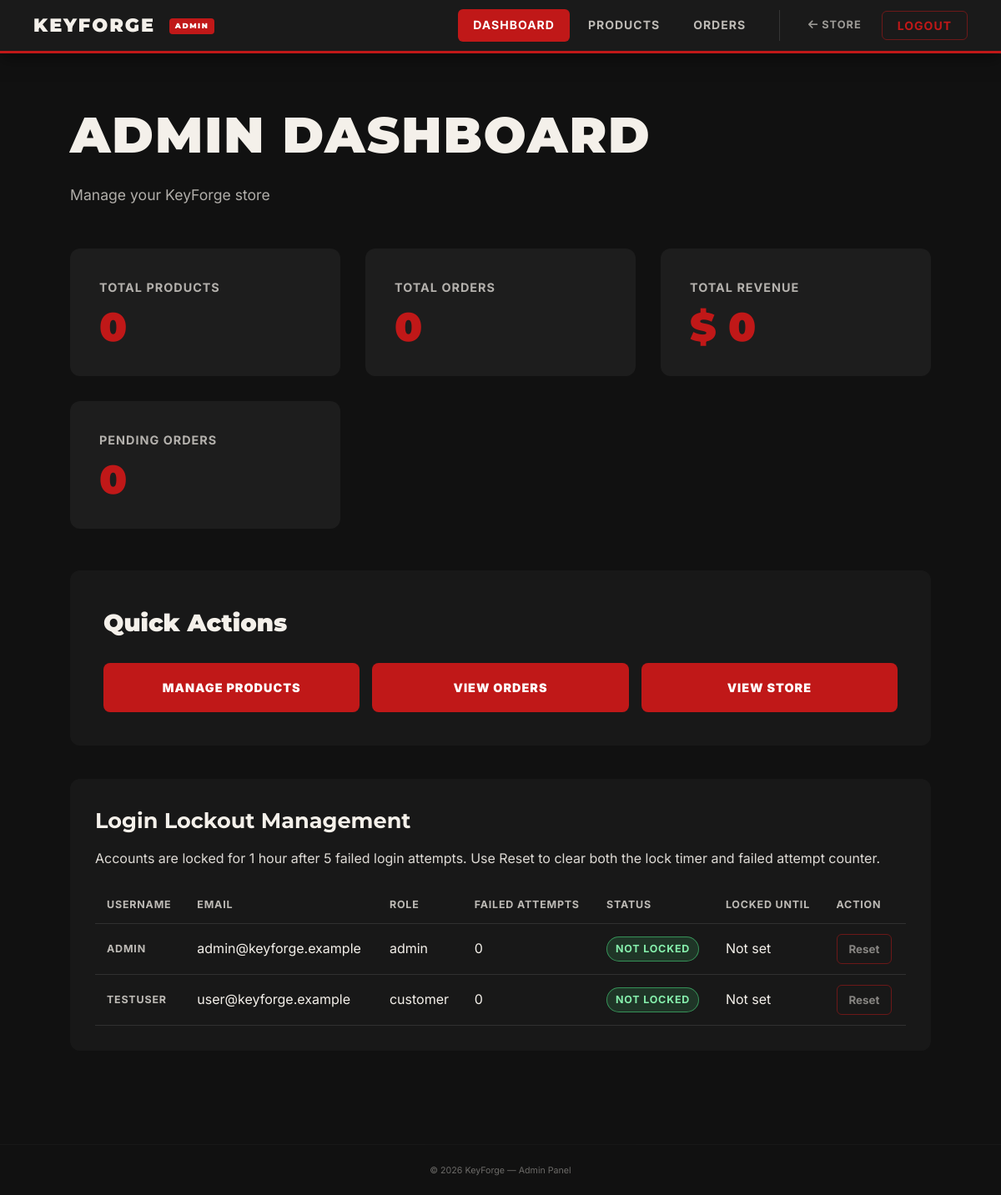
The page /admin/dashboard (signed in) on the database its author committed.
### tables this page shows
CREATE TABLE IF NOT EXISTS users (
    user_id    INT UNSIGNED AUTO_INCREMENT PRIMARY KEY,
    username   VARCHAR(50)  NOT NULL UNIQUE,
    email      VARCHAR(255) NOT NULL UNIQUE,
    password   VARCHAR(255) NOT NULL COMMENT 'bcrypt hash - NEVER store plaintext',
    role       ENUM('customer', 'admin') NOT NULL DEFAULT 'customer',
    failed_login_attempts INT UNSIGNED NOT NULL DEFAULT 0,
    locked_until TIMESTAMP NULL DEFAULT NULL,
    created_at TIMESTAMP DEFAULT CURRENT_TIMESTAMP,
    updated_at TIMESTAMP DEFAULT CURRENT_TIMESTAMP ON UPDATE CURRENT_TIMESTAMP,
    INDEX idx_email (email)
);

### src/models/Product.php (called while the page is built, shortened)
<?php
class Product
{
    private PDO    $pdo;
    private string $table = 'products';
    public function __construct(PDO $pdo)
    {
        $this->pdo = $pdo;
    }
    public function getAll(array $filters = [], int $page = 1, int $perPage = 12): array
    {
        $conditions = [];
        $params     = [];
        $where = $conditions ? 'WHERE ' . implode(' AND ', $conditions) : '';
        $sortMap = [
            'price_asc'  => 'price ASC',
            'price_desc' => 'price DESC',
            'name_asc'   => 'name ASC',
            'name_desc'  => 'name DESC',
        ];
        $orderBy = $sortMap[$filters['sort'] ?? ''] ?? 'created_at DESC';
        $countStmt = $this->pdo->prepare("SELECT COUNT(*) FROM {$this->table} {$where}");
        $countStmt->execute($params);
        $totalCount = (int) $countStmt->fetchColumn();
        $offset = (max(1, $page) - 1) * $perPage;
        $stmt   = $this->pdo->prepare(
            "SELECT * FROM {$this->table} {$where}
             ORDER BY {$orderBy}
             LIMIT {$perPage} OFFSET {$offset}"
        );
        $stmt->execute($params);
        return [
            'products'    => $stmt->fetchAll(),
            'total_count' => $totalCount,
        ];
    }
}

### src/models/User.php (called while the page is built, shortened)
<?php
class User
{
    private PDO    $pdo;
    private string $table = 'users';
    public function __construct(PDO $pdo)
    {
        $this->pdo = $pdo;
    }
    public function getUsersWithLockoutStatus(): array
    {
        $stmt = $this->pdo->query(
            "SELECT user_id,
                    username,
                    email,
                    role,
                    failed_login_attempts,
                    locked_until,
                    CASE
                        WHEN locked_until IS NOT NULL AND locked_until > CURRENT_TIMESTAMP THEN 1
                        ELSE 0
                    END AS is_locked
             FROM {$this->table}
             ORDER BY is_locked DESC, failed_login_attempts DESC, username ASC"
        );
        return $stmt->fetchAll();
    }
}

### views/admin/dashboard.php (the view, shortened to what this page needs)
<?php
$usersWithLockoutStatus = $usersWithLockoutStatus ?? [];
?>
<div class="admin-page">
    <div class="admin-header">
        <h1>Admin Dashboard</h1>
        <p>Manage your KeyForge store</p>
    </div>
    <div class="dashboard-grid">
        <div class="stat-card">
            <div class="stat-label">Total Products</div>
            <div class="stat-value">
                <?= $productCount ?? 0 ?>
            </div>
        </div>
        <div class="stat-card">
            <div class="stat-label">Total Orders</div>
            <div class="stat-value">
                <?= $orderCount ?? 0 ?>
            </div>
        </div>
        <div class="stat-card">
            <div class="stat-label">Total Revenue</div>
            <div class="stat-value">$
                <?= number_format($totalRevenue ?? 0, 0) ?>
            </div>
        </div>
        <div class="stat-card">
            <div class="stat-label">Pending Orders</div>
            <div class="stat-value">
                <?= $pendingOrders ?? 0 ?>
            </div>
        </div>
    </div>
    <div class="quick-actions">
        <h2>Quick Actions</h2>
        <div class="action-buttons">
            <a href="/admin/products" class="action-btn">Manage Products</a>
            <a href="/admin/orders" class="action-btn">View Orders</a>
            <a href="/products" class="action-btn">View Store</a>
        </div>
    </div>
    <section class="lockout-section" id="login-lockout-management" aria-labelledby="lockout-heading">
        <h2 id="lockout-heading">Login Lockout Management</h2>
        <p>
            Accounts are locked for 1 hour after 5 failed login attempts.
            Use Reset to clear both the lock timer and failed attempt counter.
        </p>
        <div class="lockout-table-wrapper">
            <table class="lockout-table">
                <thead>
                    <tr>
                        <th scope="col">Username</th>
                        <th scope="col">Email</th>
                        <th scope="col">Role</th>
                        <th scope="col">Failed Attempts</th>
                        <th scope="col">Status</th>
                        <th scope="col">Locked Until</th>
                        <th scope="col">Action</th>
                    </tr>
                </thead>
                <tbody>
                    <?php if (empty($usersWithLockoutStatus)): ?>
                        <tr>
                            <td colspan="7">No user data available.</td>
                        </tr>
                    <?php else: ?>
                        <?php foreach ($usersWithLockoutStatus as $account): ?>
                            <?php
                            $isLocked = (int) ($account['is_locked'] ?? 0) === 1;
                            $canReset = $isLocked || (int) ($account['failed_login_attempts'] ?? 0) > 0;
                            ?>
                            <tr>
                                <th scope="row"><?= htmlspecialchars((string) ($account['username'] ?? ''), ENT_QUOTES, 'UTF-8') ?></th>
                                <td><?= htmlspecialchars((string) ($account['email'] ?? ''), ENT_QUOTES, 'UTF-8') ?></td>
                                <td><?= htmlspecialchars((string) ($account['role'] ?? ''), ENT_QUOTES, 'UTF-8') ?></td>
                                <td><?= (int) ($account['failed_login_attempts'] ?? 0) ?></td>
                                <td>
                                    <span class="lockout-status <?= $isLocked ? 'locked' : 'unlocked' ?>">
                                        <?= $isLocked ? 'Locked' : 'Not locked' ?>
                                    </span>
                                </td>
                                <td>
                                    <?php if (!empty($account['locked_until'])): ?>
                                        <span><?= htmlspecialchars((string) $account['locked_until'], ENT_QUOTES, 'UTF-8') ?></span>
                                    <?php else: ?>
                                        <span>Not set</span>
                                    <?php endif; ?>
                                </td>
                                <td>
                                    <form class="lockout-reset-form" method="POST" action="/admin/users/reset-lockout">
                                        <button
                                            type="submit"
                                            class="lockout-reset-btn"
                                            aria-label="Reset login lockout for <?= htmlspecialchars((string) ($account['username'] ?? ''), ENT_QUOTES, 'UTF-8') ?>"
                                            <?= $canReset ? '' : 'disabled' ?>>
                                            Reset
                                        </button>
                                    </form>
                                </td>
                            </tr>
                        <?php endforeach; ?>
                    <?php endif; ?>
                </tbody>
            </table>
        </div>
    </section>
</div>
<?php
require_once __DIR__ . '/../layout/admin.php';
?>

### public/css/main.css (style rules this page uses)
:root { --bg-main: #F4F0EA; --bg-header: #EBE5DA; --text-main: #1A1A1A; --accent: #c01818; --bg-sub: #1f1414; --bg-sub2: #161727; --footer-bg: #373738; --footer-text: #F4F0EA; --divider-color: #D1C9B8; --focus-ring: var(--accent); }
*, *::before, *::after { margin: 0; padding: 0; box-sizing: border-box; }
html, body { max-width: 100%; overflow-x: hidden; }
body { background-color: var(--text-main); color: var(--bg-main); font-family: 'Inter', 'Helvetica Neue', Arial, sans-serif; line-height: 1.6; transition: background-color 0.8s ease, color 0.8s ease; }

### public/css/admin.css (style rules this page uses)
.admin-body { background-color: #111; color: var(--bg-main); }
.admin-page { padding: 50px 5vw 80px; min-height: calc(100vh - 64px); }

### views/admin/dashboard.php (style rules this page uses)
.admin-header { margin-bottom: 50px; }
.admin-header h1 { font-family: 'Montserrat', sans-serif; font-size: clamp(2.5rem, 5vw, 4rem); font-weight: 900; text-transform: uppercase; letter-spacing: 2px; margin-bottom: 10px; }
.admin-header p { font-size: 1.1rem; opacity: 0.7; }
.dashboard-grid { display: grid; grid-template-columns: repeat(auto-fit, minmax(280px, 1fr)); gap: 30px; margin-bottom: 50px; }
.stat-card { background: rgba(255, 255, 255, 0.05); padding: 35px; border-radius: 12px; transition: all 0.3s; }
.stat-label { font-size: 0.9rem; text-transform: uppercase; font-weight: 700; opacity: 0.7; letter-spacing: 1px; margin-bottom: 12px; }
.stat-value { font-family: 'Montserrat', sans-serif; font-size: 3rem; font-weight: 900; color: var(--accent); line-height: 1; }
.quick-actions { background: rgba(255, 255, 255, 0.03); padding: 40px; border-radius: 12px; }
.quick-actions h2 { font-family: 'Montserrat', sans-serif; font-size: 1.8rem; font-weight: 900; margin-bottom: 25px; }
.action-buttons { display: grid; grid-template-columns: repeat(auto-fit, minmax(200px, 1fr)); gap: 15px; }
.action-btn { padding: 18px 25px; background: var(--accent); color: white; text-decoration: none; border-radius: 8px; font-weight: 900; text-transform: uppercase; font-size: 0.9rem; letter-spacing: 1px; text-align: center; transition: all 0.3s; display: block; }
.lockout-section { margin-top: 40px; background: rgba(255, 255, 255, 0.03); border-radius: 12px; padding: 30px; }
.lockout-section h2 { font-family: 'Montserrat', sans-serif; font-size: 1.6rem; margin-bottom: 12px; }
.lockout-section > p { margin-bottom: 20px; opacity: 0.9; }
.lockout-table-wrapper { overflow-x: auto; }
.lockout-table { width: 100%; border-collapse: collapse; min-width: 760px; }
.lockout-table th, .lockout-table td { padding: 12px 14px; border-bottom: 1px solid rgba(255, 255, 255, 0.1); text-align: left; }
.lockout-table th { text-transform: uppercase; letter-spacing: 0.8px; font-size: 0.78rem; opacity: 0.75; }
.lockout-status { display: inline-block; border-radius: 999px; padding: 4px 10px; font-size: 0.78rem; font-weight: 700; text-transform: uppercase; letter-spacing: 0.8px; }
.lockout-status.unlocked { background: rgba(74, 222, 128, 0.15); color: #86efac; border: 1px solid rgba(74, 222, 128, 0.55); }
.lockout-reset-form { margin: 0; }
.lockout-reset-btn { padding: 9px 14px; border-radius: 6px; border: 1px solid var(--accent); background: transparent; color: var(--bg-main); font-family: inherit; font-weight: 700; cursor: pointer; }
.lockout-reset-btn:disabled { opacity: 0.5; cursor: not-allowed; }

### rows shown on the page
users: username "ADMIN", email "admin@keyforge.example", role "admin", failed_login_attempts "0", shows "Not set"
users: username "TESTUSER", email "user@keyforge.example", role "customer", failed_login_attempts "0", shows "Not set"

### other values the page prints
$link['label'] "DASHBOARD"
$link['label'] "PRODUCTS"
$link['label'] "ORDERS"
$productCount "0"
$orderCount "0"
$totalRevenue "0"
$pendingOrders "0"
